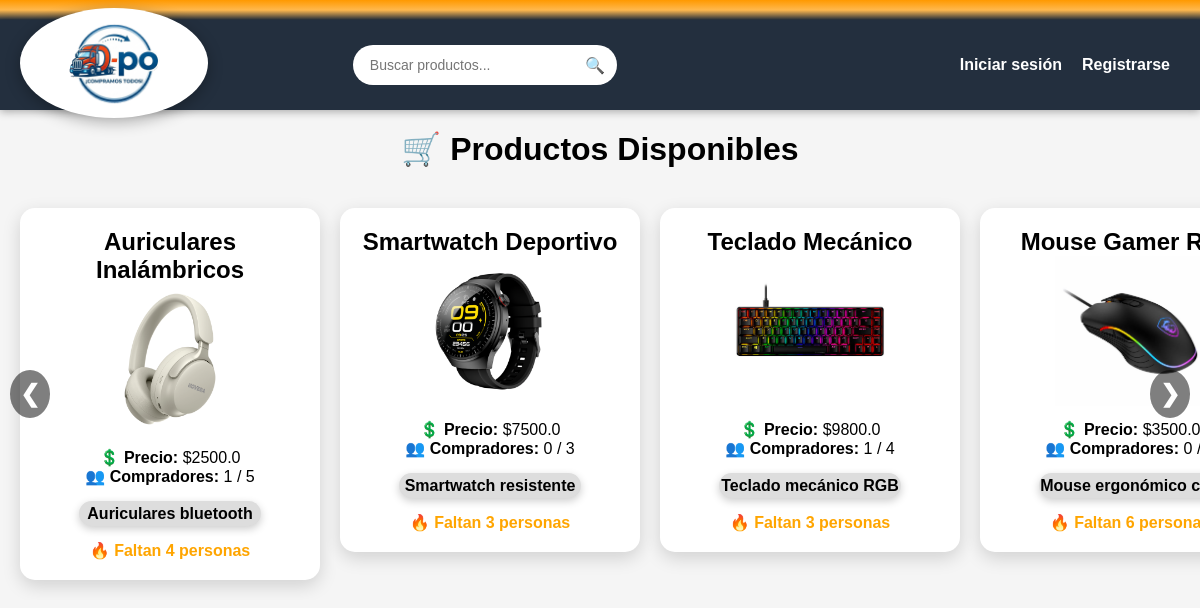
Before: / with the older database file.
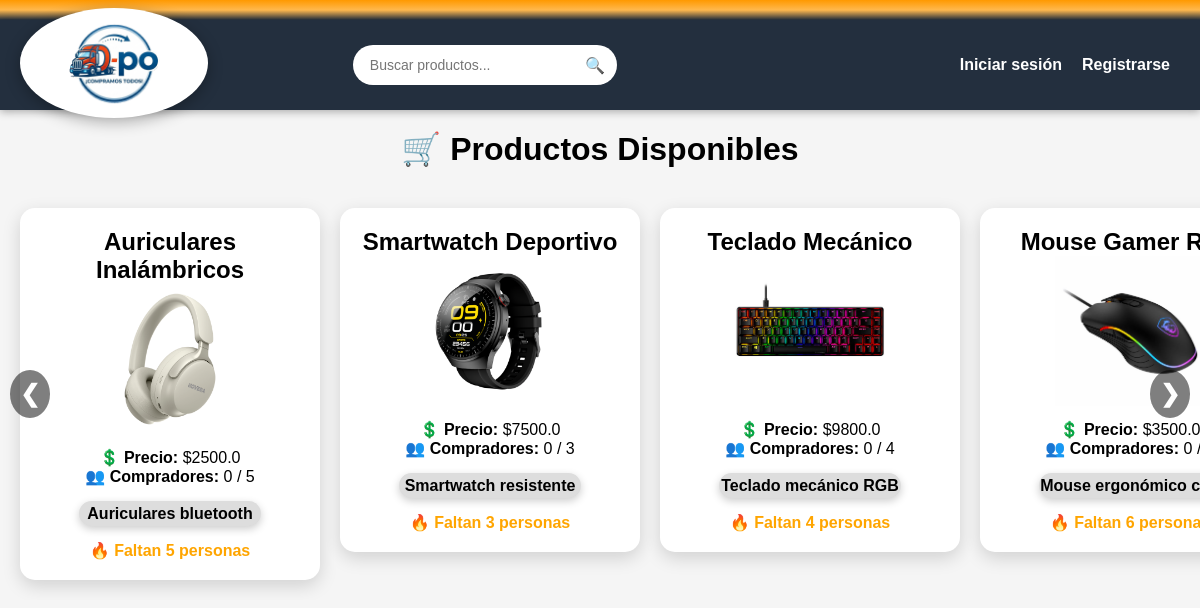
After: the same page with the newer database file.
### tables this page shows
CREATE TABLE productos (
    id INTEGER PRIMARY KEY AUTOINCREMENT,
    nombre TEXT NOT NULL,
    precio REAL NOT NULL,
    stock INTEGER NOT NULL,
    min_compradores INTEGER NOT NULL,
    compradores_actual INTEGER DEFAULT 0,
    descripcion TEXT,
    imagen TEXT
);

### app.py (the view)
@app.route('/')
def home():
    busqueda = request.args.get('q')  # 👈 AGREGAR ESTO
    conn = get_db_connection()
    cursor = conn.cursor()
    if busqueda:
        cursor.execute(
            "SELECT * FROM productos WHERE nombre LIKE ?",
            ('%' + busqueda + '%',)
        )
    else:
        cursor.execute('SELECT * FROM productos')
    productos = cursor.fetchall()
    conn.close()
    productos_final = []
    for p in productos:
        progreso, color = calcular_progreso(p)
        productos_final.append(p + (progreso, color))
    return render_template('index.html', productos=productos_final)

### app.py (called while the page is built)
def get_db_connection():
    conn = sqlite3.connect(db_path)
    return conn

def calcular_progreso(producto):
    min_compradores = producto[4] if producto[4] else 1
    compradores_actual = producto[5] if producto[5] else 0
    progreso = min(100, int((compradores_actual / min_compradores) * 100))
    if progreso < 50:
        color = '#f44336'
    elif progreso < 100:
        color = '#ffeb3b'
    else:
        color = '#4caf50'
    return progreso, color

@app.context_processor
def inject_carrito_count():
    if 'usuario_nombre' in session:
        conn = get_db_connection()
        cursor = conn.cursor()
        cursor.execute(
            "SELECT COUNT(*) FROM carrito WHERE usuario = ?",
            (session['usuario_nombre'],)
        )
        count = cursor.fetchone()[0]
        conn.close()
    else:
        count = 0
    return dict(carrito_count=count)

### templates/index.html (shortened to what this page needs)
<!DOCTYPE html>
<html lang="es">
<head>
    <link rel="stylesheet" href="{{ url_for('static', filename='css/style.css') }}">
</head>
<body>
    <div class="top-bar"></div>
    {% include 'navbar.html' %}
    <h1>🛒 Productos Disponibles</h1>
    <div class="carrusel-container">
        <button class="flecha izquierda" onclick="scrollProductos(-1)">❮</button>
        <div class="productos-scroll" id="scrollProductos">
            {% for producto in productos %}
            <a href="{{ url_for('detalle_producto', producto_id=producto[0]) }}" class="producto-link">
                <div class="producto">
                    <h2>{{ producto[1] }}</h2>
                    <img src="{{ url_for('static', filename='img/' ~ producto[7]) }}" alt="Producto">
                    <p><strong>💲 Precio:</strong> ${{ producto[2] }}</p>
                    <p><strong>👥 Compradores:</strong> {{ producto[5] }} / {{ producto[4] }}</p>
                    <div class="barra-progreso">
                        <div class="relleno"
                             style="width: {{ producto[6] }}%; background-color: {{ producto[7] }};">
                            {{ producto[6] }}%
                        </div>
                    </div>
                    {% if producto[5] >= producto[4] %}
                        <p class="mensaje-exito">🎉 ¡Compra grupal ACTIVADA!</p>
                    {% else %}
                        <p class="mensaje-alerta">🔥 Faltan {{ producto[4] - producto[5] }} personas</p>
                    {% endif %}
                </div>
            </a>
            {% endfor %}
        </div>
        <button class="flecha derecha" onclick="scrollProductos(1)">❯</button>
    </div>
</body>
</html>

### templates/navbar.html
<nav class="navbar">
    <a href="{{ url_for('home') }}" class="logo">
        <img src="{{ url_for('static', filename='img/logo.png') }}" alt="Logo">
    </a>
    <div class="nav-center">
        <form method="GET" action="{{ url_for('home') }}" class="search-box">
            <input
                type="text"
                name="q"
                placeholder="Buscar productos..."
                value="{{ request.args.get('q', '') }}"
            >
            <button type="submit" class="search-btn">🔍</button>
        </form>
    </div>
    <div class="nav-right">
        {% if session.get('usuario_id') %}
            <span class="user">
                Bienvenido/a {{ session['usuario_nombre'] }}
            </span>
            <a href="{{ url_for('carrito') }}" class="nav-link">
                🛒 Carrito ({{ carrito_count }})
            </a>
            <a href="{{ url_for('logout') }}" class="nav-link logout">
                Cerrar sesión
            </a>
        {% else %}
            <a href="{{ url_for('login') }}" class="nav-link">
                Iniciar sesión
            </a>
            <a href="{{ url_for('register') }}" class="nav-link btn-register">
                Registrarse
            </a>
        {% endif %}
    </div>
</nav>

### static/css/style.css (style rules this page uses)
* { margin: 0; padding: 0; box-sizing: border-box; }
body { font-family: Arial, sans-serif; background-color: #f5f5f5; text-align: center; margin: 0; padding: 0; }
h1 { margin: 20px 0; }
.navbar { position: relative; display: flex; justify-content: space-between; padding-left: 120px; align-items: center; background-color: #232f3e; padding: 25px 30px; color: white; box-shadow: 0 2px 8px rgba(0,0,0,0.3); }
.top-bar { height: 20px; background: linear-gradient(to bottom, #ff9900, #ffb84d, #232f3e); }
.logo { position: absolute; top: 50%; transform: translateY(-50%); left: 20px; }
.logo img { height: 110px; background: white; border-radius: 50%; padding: 8px; box-shadow: 0 4px 15px rgba(0,0,0,0.3); transition: 0.3s ease; }
.nav-center { flex: 1; display: flex; justify-content: center; }
.search-box { position: relative; display: flex; align-items: center; background: white; border-radius: 25px; padding: 2px; }
.search-box input { width: 260px; padding: 10px 40px 10px 15px; border-radius: 25px; border: none; outline: none; font-size: 14px; }
.search-btn { all: unset; position: absolute; right: 12px; cursor: pointer; font-size: 16px; color: #555; }
.nav-right { display: flex; align-items: center; }
.nav-right a { margin-left: 20px; color: white; text-decoration: none; font-weight: bold; transition: 0.2s; }
.producto { background: white; min-width: 300px; flex: 0 0 auto; padding: 20px; border-radius: 15px; box-shadow: 0 6px 18px rgba(0,0,0,0.15); transition: 0.3s; }
.producto img { width: 100%; height: auto; object-fit: contain; max-height: 150px; border-radius: 10px; margin-bottom: 10px; }
.producto-link { text-decoration: none; color: inherit; }
.barra-progreso { width: 70%; margin: 15px auto; background-color: #ddd; border-radius: 20px; height: 25px; overflow: hidden; box-shadow: 0 3px 8px rgba(0,0,0,0.2); }
.barra-progreso .relleno { height: 100%; line-height: 25px; color: black; font-weight: bold; text-align: center; transition: width 0.6s ease-in-out; animation: cargar 1s ease-in-out; }
button { padding: 10px 15px; border: none; border-radius: 10px; cursor: pointer; font-weight: bold; transition: 0.3s; }
.mensaje-alerta { color: orange; font-weight: bold; }
.carrusel-container { position: relative; display: flex; align-items: center; }
.productos-scroll { display: flex; overflow-x: auto; gap: 20px; padding: 20px; scroll-behavior: smooth; flex-wrap: nowrap; align-items: flex-start; -webkit-overflow-scrolling: touch; }
.flecha { position: absolute; top: 50%; transform: translateY(-50%); background: rgba(0,0,0,0.5); color: white; border: none; font-size: 24px; padding: 10px; cursor: pointer; border-radius: 50%; z-index: 10; }
.izquierda { left: 10px; }
.derecha { right: 10px; }

Changed rows visible on the page:
changed productos "Auriculares Inalámbricos": compradores_actual "1" → "0"; producto[4]-producto[5] "4" → "5"
changed productos "Teclado Mecánico": compradores_actual "1" → "0"; producto[4]-producto[5] "3" → "4"
